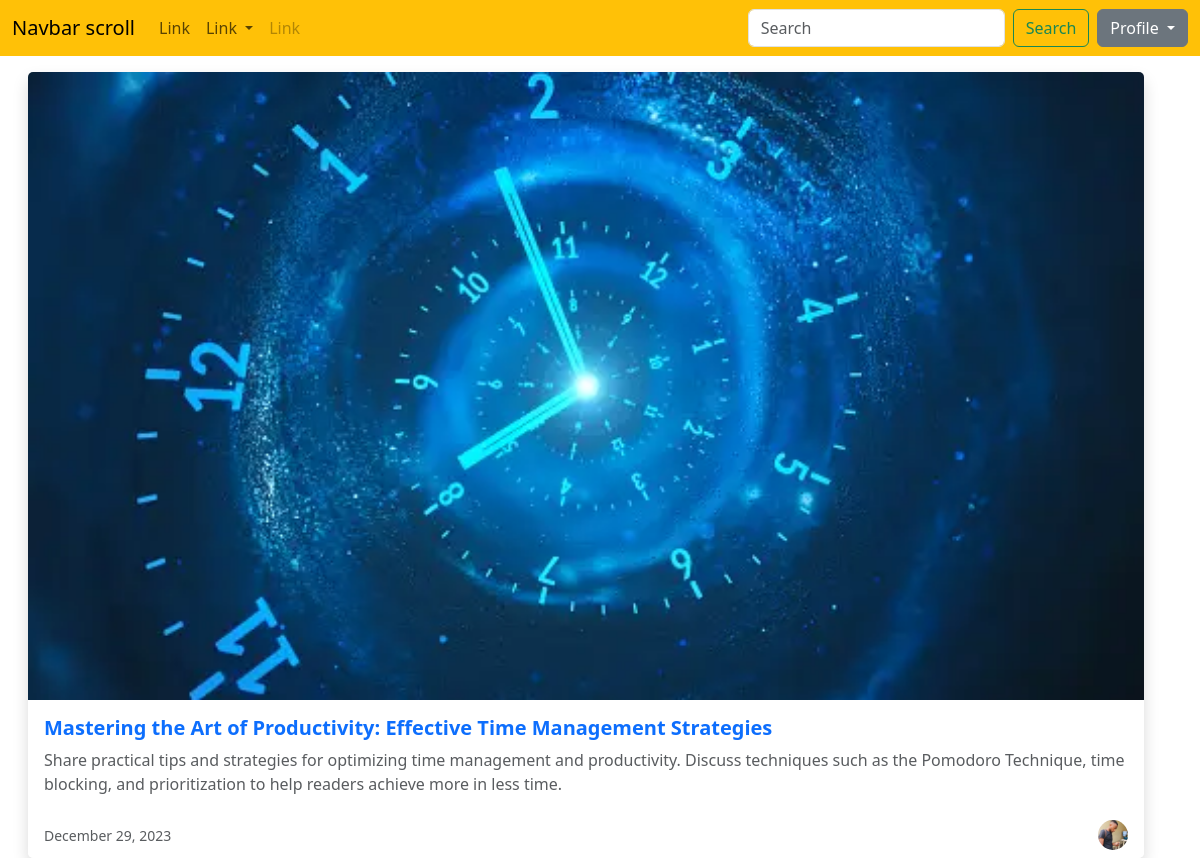
Screenshot of /detail/9/ with the database file from the repository.
### blog/models.py (models this page shows, shortened)
class Posts(models.Model):
    title = models.CharField(max_length=100)
    content = models.TextField()
    date_posted = models.DateTimeField(default=timezone.now)
    author = models.ForeignKey(User, on_delete=models.CASCADE)
    image = models.ImageField(default='', blank=True, upload_to = 'images')

### blog/views.py (the view)
# urls.py: path('detail/<int:pk>/', views.detail, name='detail'),
def detail(request, pk):
    post = get_object_or_404(Posts, pk=pk)
    return render(request, 'blog/detail.html', {'post': post})

### blog/templates/blog/detail.html (shortened to what this page needs)
{% load static %}
<!DOCTYPE html>
<html lang="en">
<head>
    <link href="https://cdn.jsdelivr.net/npm/bootstrap@5.3.2/dist/css/bootstrap.min.css" rel="stylesheet">
</head>
<body>
<nav class="navbar navbar-expand-lg bg-warning fixed-top">
  <div class="container-fluid" >
    <a class="navbar-brand" href="#">Navbar scroll</a>
    <div class="collapse navbar-collapse" id="navbarScroll">
      <ul class="navbar-nav me-auto my-2 my-lg-0 navbar-nav-scroll" style="--bs-scroll-height: 100px;">
        <li class="nav-item">
          <a class="nav-link" href="#">Link</a>
        </li>
        <li class="nav-item dropdown">
          <a class="nav-link dropdown-toggle" href="#" role="button" data-bs-toggle="dropdown" aria-expanded="false">
            Link
          </a>
        </li>
        <li class="nav-item">
          <a class="nav-link disabled" aria-disabled="true">Link</a>
        </li>
      </ul>
      <form class="d-flex" role="search">
        <input class="form-control me-2" type="search" placeholder="Search" aria-label="Search">
        <button class="btn btn-outline-success" type="submit">Search</button>
      </form>
<div class="dropdown ms-2">
    <button class="btn btn-secondary dropdown-toggle" type="button" id="profileDropdown" data-bs-toggle="dropdown" aria-expanded="false">
        Profile
    </button>
</div>
    </div>
  </div>
</nav>
<br><br>
<div class="container custom-container mt-4 ms-md-3 me-md-4">
    <div class="card border-0 shadow">
        <img src="{{ post.image.url }}" class="card-img-top" alt="{{ post.title }}" style="max-width: 100%; height: auto;">
        <div class="card-body p-3">
            <h5 class="card-title fw-bold text-primary fs-5">{{ post.title }}</h5>
            <p class="card-text text-muted fs-6">{{ post.content }}</p>
        </div>
        <div class="card-footer bg-white border-0 d-flex justify-content-between align-items-center">
            <div>
                <small class="text-muted">{{ post.date_posted|date:"F d, Y" }}</small>
            </div>
            <img src="{% static 'images/profile.png' %}" class="rounded-circle profile-picture-small" alt="{{ post.author }}">
        </div>
    </div>
</div>
</body>
</html>

### blog/templates/blog/detail.html (style rules this page uses)
.profile-picture-small { width: 30px; height: 30px; object-fit: cover; border-radius: 50%; }

### rows the page displays
Posts: image (picture), title "Mastering the Art of Productivity: Effective Time Management Strategies", content "Share practical tips and strategies for optimizing time management and productivity. Discuss techniques such as the Pomodoro Technique, time blocking, and prioritization to help readers achieve more in less time.", date_posted "December 29, 2023"
